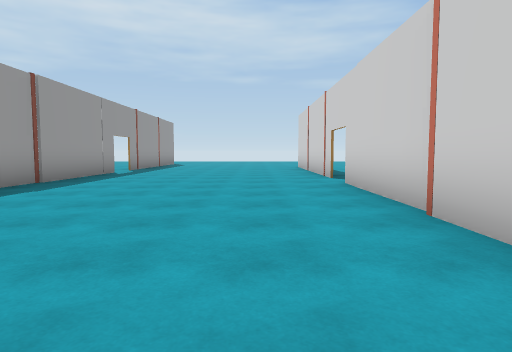
view 1 (above)

24 first-person views from a walk through a Unity game level. The camera is 1.2 m above the floor, tilts 4° down and sees 75° across. Doors are open. The floor is counted in squares, 2 m on a side. Each view is taken from the middle of a square. On the plan, view 1 faces up. The plan holds only what a view shows up to about 10 squares ahead; the rest is blank. The place goes on beyond the plan. Some surface patterns are stand-ins.

view 2
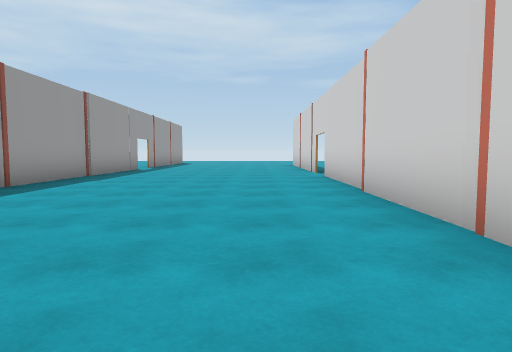

view 3
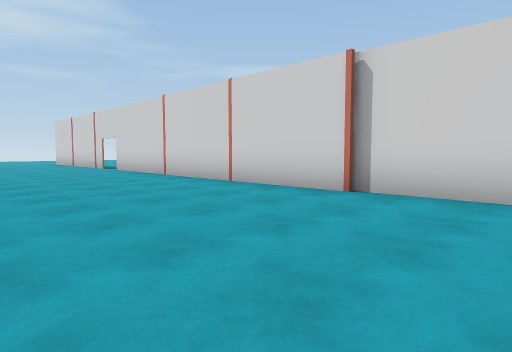

view 4
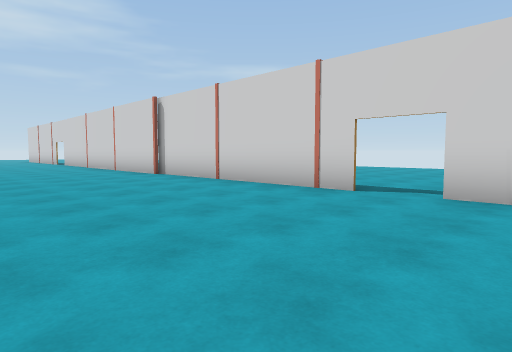

view 5
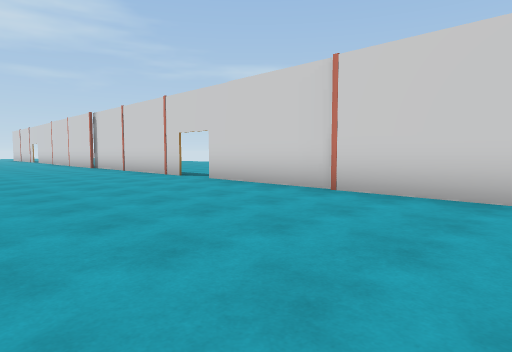

view 6
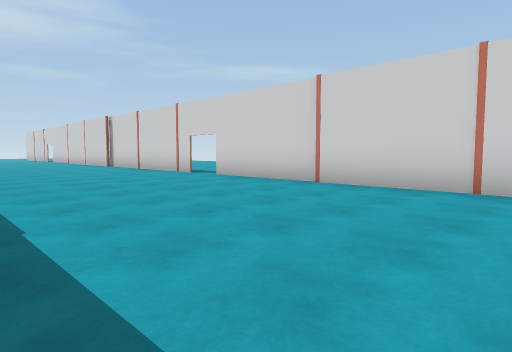

view 7
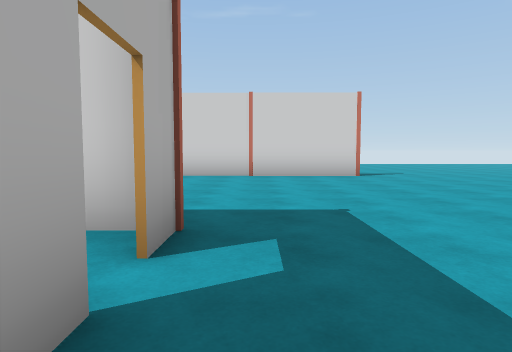

view 8
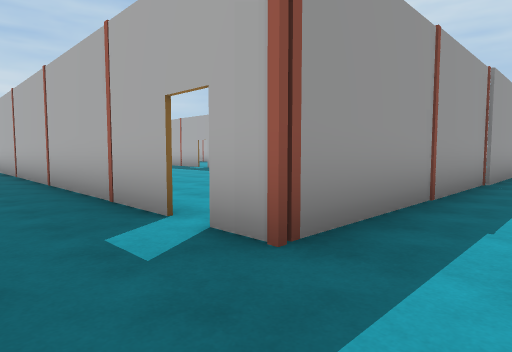

view 9
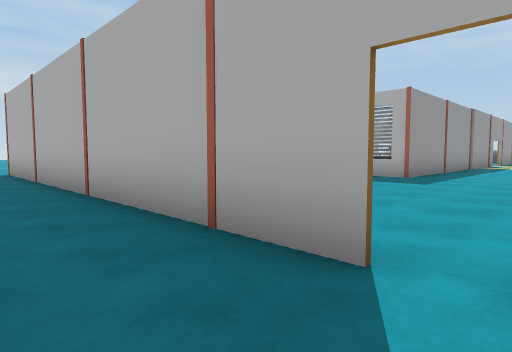

view 10
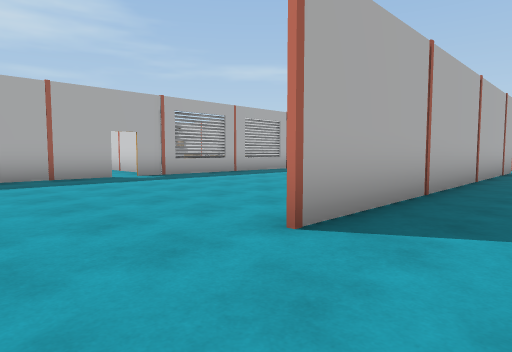

view 11
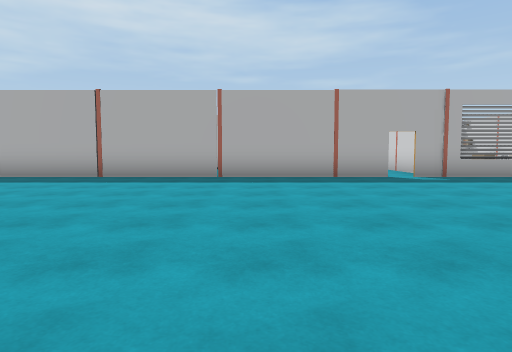

view 12
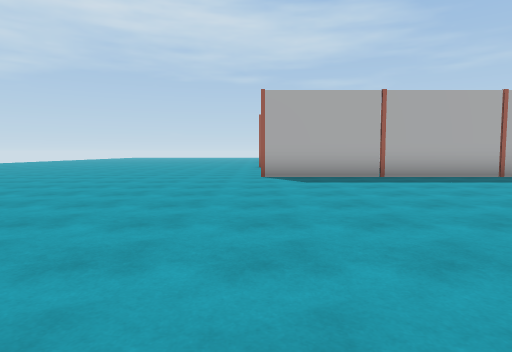

view 13
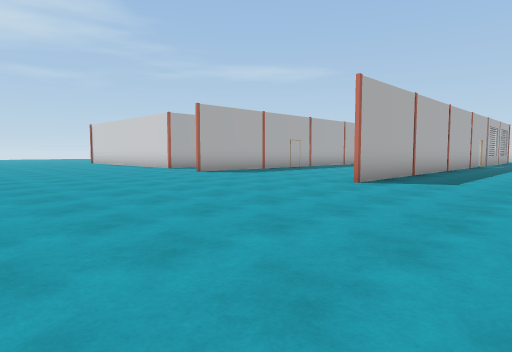

view 14
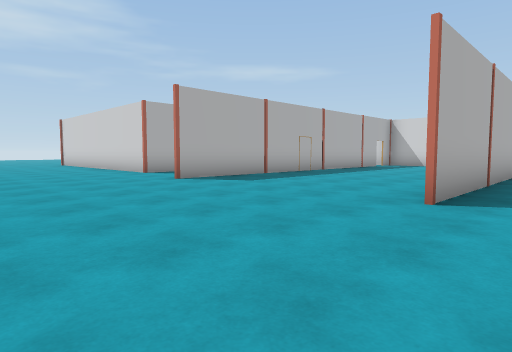

view 15
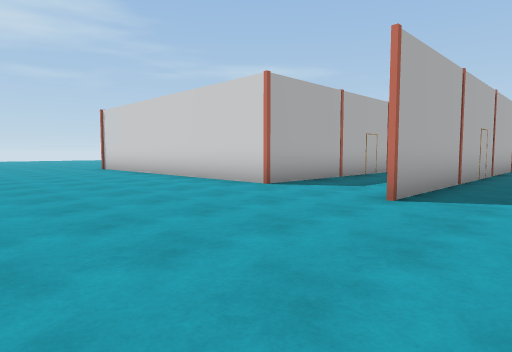

view 16
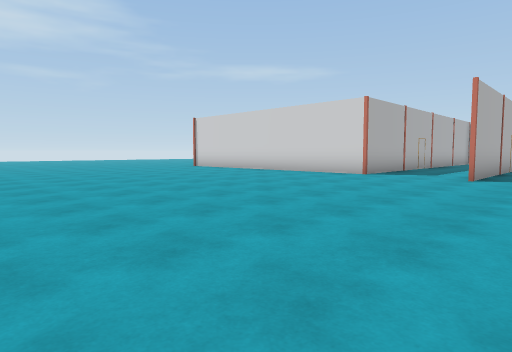

view 17
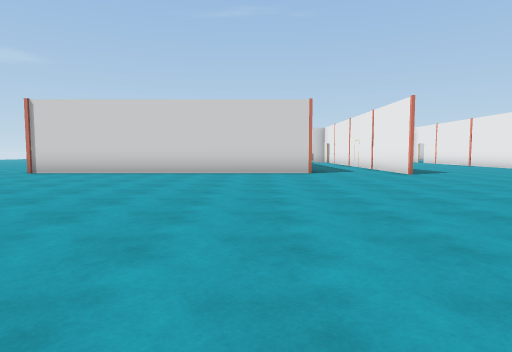

view 18
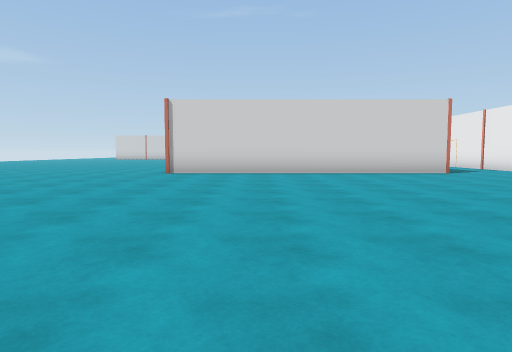

view 19
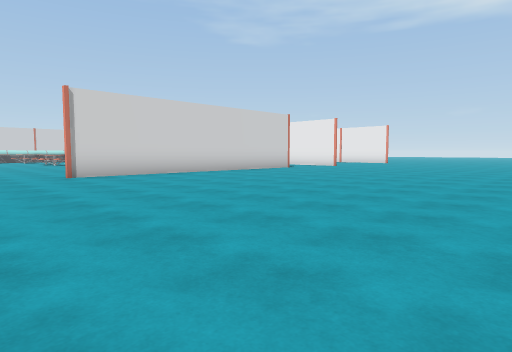

view 20
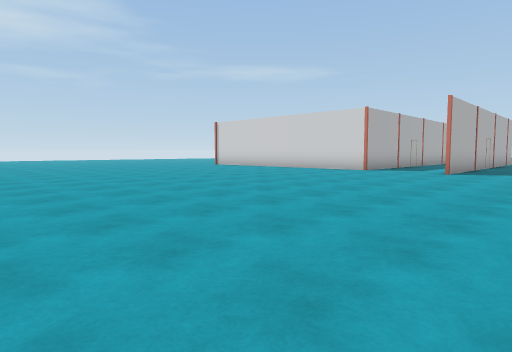

view 21
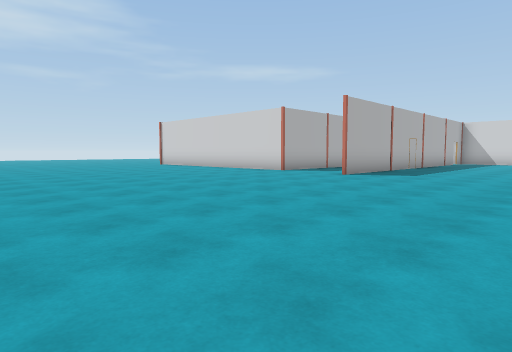

view 22
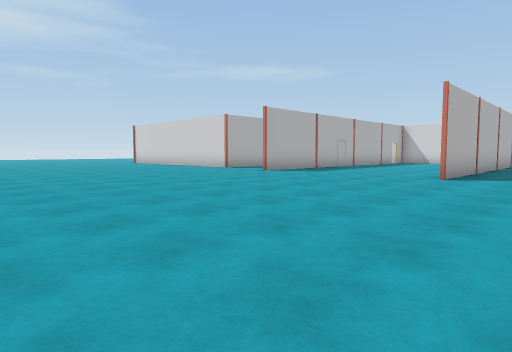

view 23
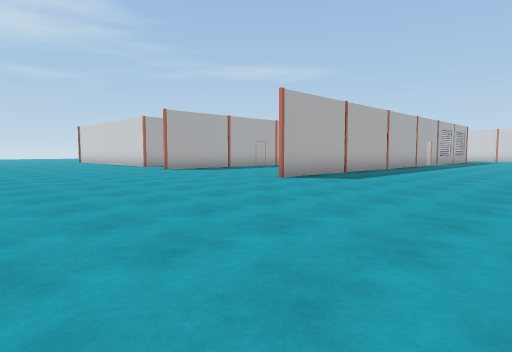

view 24
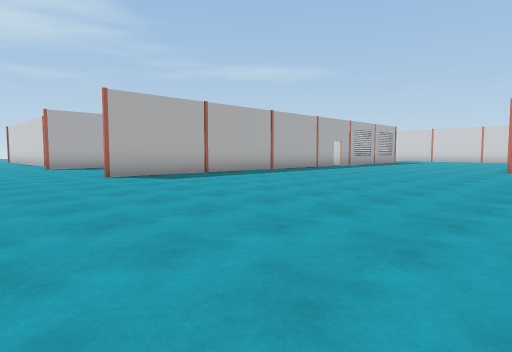

### Floor plan
Points are (right, up) in squares from view 1. A wall is a line through its corners. A room is listed if a view was taken in it or the views show most of it. See-through windows are left out.
Room 1 (views 1, 2, 3, 4, 5, 6, 7, 8, 9)
walls: (-4.4, -7.2) (-4.4, -15.4) (-5.2, -15.4); (1.7, -8.5) (1.7, 6.6); (-5.8, -15.4) (-16, -15.4); (1.7, -17.5) (1.7, -9.6); (1.7, 7.9) (1.7, 10); (-4.4, 10.1) (-4.4, 3.6)
ways out: opening at (-15.5, -16.5) to room 2; gap at (-6, -15) to room 2; gap at (-4, 10) to room 2; opening at (2, -9); opening at (2, 7)
Room 2 (views 10, 11, 12, 13, 14, 15, 16, 17, 18, 19, 20, 21, 22, 23, 24)
walls: (-24.9, -3.2) (-23.9, -3.2); (-19.1, -0.6) (-24.3, -0.6) (-24.3, 7.6); (-16.5, -3.3) (-24.9, -3.3); (-14.6, -8.7) (-24.9, -8.7); (-13.4, -8.9) (-13.4, -7); (-11.6, -8.7) (-14.1, -8.7); (-8.1, -5.8) (-8.1, -8.7) (-9, -8.7)
ways out: opening at (-15.5, -16.5) to room 1; gap at (-6, -15) to room 1; gap at (-4, 10) to room 1; opening at (-25, 9); open door at (-25.5, -3); open door at (-25.5, -1); gap at (-14.5, -9)

Where each view was taken, in squares from view 1:
view 1: 0 up, 0 right, facing up
view 2: 2 down, 0 right, facing up
view 3: 5 down, 3 left, facing up-right
view 4: 11 down, 3 left, facing up-right
view 5: 16 down, 3 left, facing up-right
view 6: 17 down, 4 left, facing up-right
view 7: 16 down, 7 left, facing right
view 8: 17 down, 3 left, facing up-left
view 9: 17 down, 5 left, facing up-left
view 10: 17 down, 18 left, facing up-right
view 11: 17 down, 18 left, facing up
view 12: 17 down, 25 left, facing up
view 13: 12 down, 31 left, facing up-right
view 14: 10 down, 29 left, facing up-right
view 15: 5 down, 29 left, facing up-right
view 16: 5 down, 33 left, facing up-right
view 17: 1 up, 34 left, facing right
view 18: 5 up, 34 left, facing right
view 19: 10 up, 33 left, facing down-right
view 20: 6 down, 35 left, facing up-right
view 21: 8 down, 33 left, facing up-right
view 22: 11 down, 33 left, facing up-right
view 23: 14 down, 31 left, facing up-right
view 24: 17 down, 28 left, facing up-right
